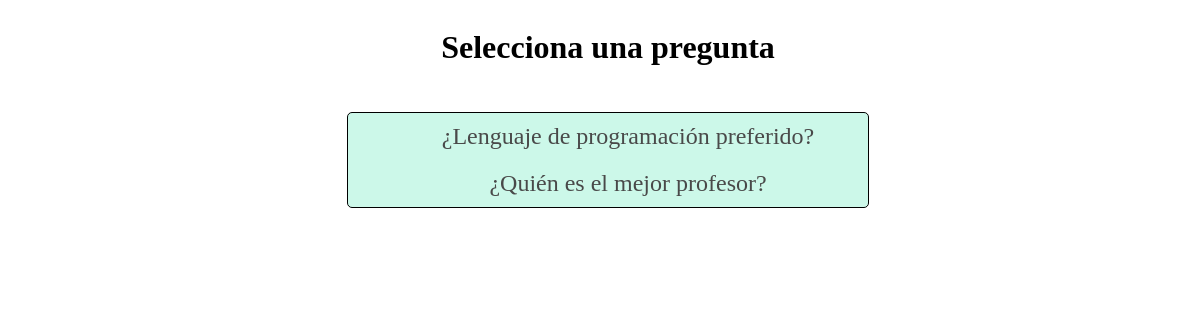
/polls/, run on an earlier commit of the app's database.
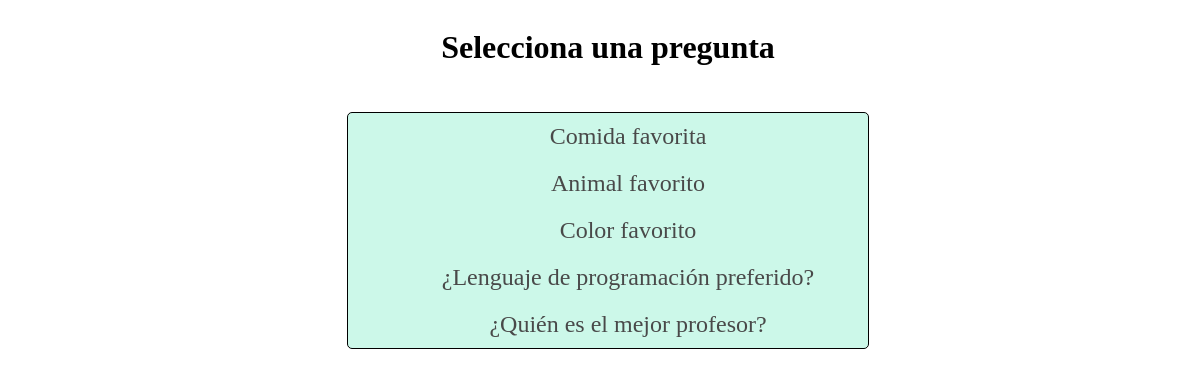
And on a later commit of the database.
### polls/models.py (models this page shows, shortened)
class Question(models.Model):
  question_text = models.CharField(max_length=200)
  pub_date = models.DateTimeField('date published')

### polls/views.py (the view)
# urls.py: path('', views.index, name='index'),
def index(request):
  latest_question_list = Question.objects.order_by('-pub_date')[:5]
  context = {'latest_question_list': latest_question_list}
  return render(request, 'polls/index.html', context)

### polls/templates/polls/index.html
{% load static %}
<link rel="stylesheet" type="text/css" href="{% static 'polls/style.css' %}">
<div class='question'>
    <h1>Selecciona una pregunta</h1>
    {% if latest_question_list %}
    <ul class='question__list'>
    {% for question in latest_question_list %}
        <li><a href="{% url 'polls:detail' question.id %}">{{ question.question_text }}</a></li>
    {% endfor %}
    </ul>
    {% else %}
        <p>No polls are available.</p>
    {% endif %}
</div>

### polls/static/polls/style.css (style rules this page uses)
.question { display: flex; flex-direction: column; align-items: center; justify-content: center; width: 100vw; }
.question__list { display: flex; flex-direction: column; align-items: center; list-style: none; text-decoration: none; font-size: 1.5rem; width: 40vw; border: 1px solid black; border-radius: 5px; background-color: rgb(204, 248, 233); }
.question__list li { margin: 10px 0 10px 0; }
.question__list li a { text-decoration: none; color: rgb(73, 73, 73); transition: all 0.4s ease-in; }

What changed in the data, as far as the page shows it:
added Question: question_text "Comida favorita"
added Question: question_text "Animal favorito"
added Question: question_text "Color favorito"
